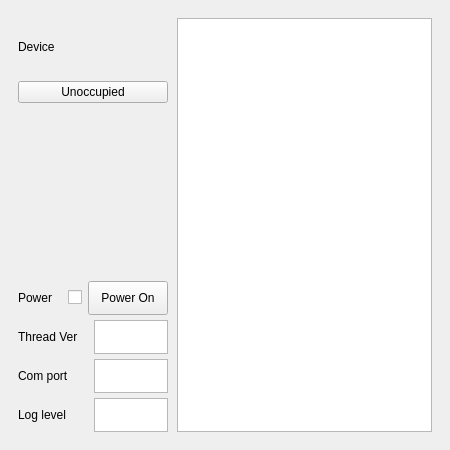
<?xml version="1.0" encoding="UTF-8"?>
<ui version="4.0">
 <class>MainWindow</class>
 <widget class="QMainWindow" name="MainWindow">
  <property name="geometry">
   <rect>
    <x>0</x>
    <y>0</y>
    <width>450</width>
    <height>450</height>
   </rect>
  </property>
  <property name="windowTitle">
   <string>MainWindow</string>
  </property>
  <widget class="QWidget" name="centralwidget">
   <layout class="QGridLayout" name="gridLayout" rowstretch="0" columnstretch="0">
    <property name="horizontalSpacing">
     <number>9</number>
    </property>
    <item row="0" column="0">
     <layout class="QHBoxLayout" name="horizontalLayout" stretch="2,0">
      <property name="spacing">
       <number>9</number>
      </property>
      <property name="leftMargin">
       <number>9</number>
      </property>
      <property name="topMargin">
       <number>9</number>
      </property>
      <property name="rightMargin">
       <number>9</number>
      </property>
      <property name="bottomMargin">
       <number>9</number>
      </property>
      <item>
       <layout class="QVBoxLayout" name="verticalLayout_3" stretch="2,1">
        <property name="spacing">
         <number>1</number>
        </property>
        <property name="leftMargin">
         <number>0</number>
        </property>
        <property name="topMargin">
         <number>0</number>
        </property>
        <property name="rightMargin">
         <number>0</number>
        </property>
       <item>
        <widget class="QStackedWidget" name="stackedWidget">
         <property name="currentIndex">
          <number>1</number>
         </property>
         <widget class="QWidget" name="page">
          <layout class="QVBoxLayout" name="verticalLayout_2">
           <property name="spacing">
            <number>6</number>
           </property>
           <property name="leftMargin">
            <number>0</number>
           </property>
           <property name="topMargin">
            <number>0</number>
           </property>
           <property name="rightMargin">
            <number>0</number>
           </property>
           <property name="bottomMargin">
            <number>6</number>
           </property>
           <item>
            <layout class="QVBoxLayout" name="verticalLayout" stretch="1">
             <item>
              <layout class="QVBoxLayout" name="verticalLayout_5" stretch="0,1,0,1">
               <item>
                <widget class="QLabel" name="QRcode">
                 <property name="minimumSize">
                  <size>
                   <width>150</width>
                   <height>150</height>
                  </size>
                 </property>
                 <property name="autoFillBackground">
                  <bool>true</bool>
                 </property>
                 <property name="text">
                  <string>QR</string>
                 </property>
                 <property name="alignment">
                  <set>Qt::AlignCenter</set>
                 </property>
                </widget>
               </item>
               <item>
                <widget class="QLabel" name="labelParingCode">
                 <property name="text">
                  <string>Paring Code</string>
                 </property>
                </widget>
               </item>
               <item>
                <widget class="QPlainTextEdit" name="plainTextEditPairingCode">
                 <property name="sizePolicy">
                  <sizepolicy hsizetype="Preferred" vsizetype="Preferred">
                   <horstretch>0</horstretch>
                   <verstretch>0</verstretch>
                  </sizepolicy>
                 </property>
                 <property name="maximumSize">
                  <size>
                   <width>16777215</width>
                   <height>34</height>
                  </size>
                 </property>
                </widget>
               </item>
               <item>
                <widget class="QProgressBar" name="progressBar">
                 <property name="sizePolicy">
                  <sizepolicy hsizetype="Preferred" vsizetype="Fixed">
                   <horstretch>0</horstretch>
                   <verstretch>0</verstretch>
                  </sizepolicy>
                 </property>
                 <property name="value">
                  <number>24</number>
                 </property>
                </widget>
               </item>
              </layout>
             </item>
            </layout>
           </item>
          </layout>
         </widget>
         <widget class="QWidget" name="page_2">
          <layout class="QVBoxLayout" name="verticalLayout_8">
           <property name="leftMargin">
            <number>0</number>
           </property>
           <property name="topMargin">
            <number>0</number>
           </property>
           <property name="rightMargin">
            <number>0</number>
           </property>
           <property name="bottomMargin">
            <number>6</number>
           </property>
           <item>
            <layout class="QVBoxLayout" name="verticalLayout_7" stretch="1,1,1">
             <item>
              <layout class="QVBoxLayout" name="verticalLayout_6" stretch="1,0">
               <item>
                <widget class="QLabel" name="labelDevicePicture">
                 <property name="sizePolicy">
                  <sizepolicy hsizetype="Preferred" vsizetype="Preferred">
                   <horstretch>0</horstretch>
                   <verstretch>0</verstretch>
                  </sizepolicy>
                 </property>
                 <property name="text">
                  <string>Device</string>
                 </property>
                </widget>
               </item>
               <item>
                <widget class="QPushButton" name="pushButtonStatus">
                 <property name="sizePolicy">
                  <sizepolicy hsizetype="Preferred" vsizetype="Preferred">
                   <horstretch>0</horstretch>
                   <verstretch>0</verstretch>
                  </sizepolicy>
                 </property>
                 <property name="text">
                  <string>Unoccupied</string>
                 </property>
                </widget>
               </item>
              </layout>
             </item>
             <item>
              <layout class="QHBoxLayout" name="horizontalLayout_5"/>
             </item>
             <item>
              <layout class="QHBoxLayout" name="horizontalLayout_4"/>
             </item>
            </layout>
           </item>
          </layout>
         </widget>
         <widget class="QWidget" name="page_3"/>
        </widget>
       </item>
       <item>
        <layout class="QVBoxLayout" name="verticalLayout_4" stretch="1,1,1,1">
         <property name="spacing">
          <number>5</number>
         </property>
         <item>
          <layout class="QHBoxLayout" name="horizontalLayout_9" stretch="1,1">
           <property name="spacing">
            <number>1</number>
           </property>
           <item>
            <layout class="QHBoxLayout" name="horizontalLayout_6" stretch="1,0,0">
             <item>
              <widget class="QLabel" name="labelPower">
               <property name="text">
                <string>Power</string>
               </property>
              </widget>
             </item>
             <item>
              <widget class="QCheckBox" name="chkbox_auto">
               <property name="toolTip">
                <string>&lt;html&gt;&lt;head/&gt;&lt;body&gt;&lt;p align=&quot;center&quot;&gt;&lt;span style=&quot; font-weight:600;&quot;&gt;If it is checked when Power On/Off,  auto-onboarding and auto-removing work&lt;/span&gt;&lt;/p&gt;&lt;/body&gt;&lt;/html&gt;</string>
               </property>
               <property name="text">
                <string/>
               </property>
              </widget>
             </item>
             <item>
              <spacer name="verticalSpacer">
               <property name="orientation">
                <enum>Qt::Vertical</enum>
               </property>
               <property name="sizeHint" stdset="0">
                <size>
                 <width>5</width>
                 <height>40</height>
                </size>
               </property>
              </spacer>
             </item>
            </layout>
           </item>
           <item>
            <widget class="QPushButton" name="pushButtonDevicePower">
             <property name="sizePolicy">
              <sizepolicy hsizetype="Preferred" vsizetype="Preferred">
               <horstretch>0</horstretch>
               <verstretch>0</verstretch>
              </sizepolicy>
             </property>
             <property name="minimumSize">
              <size>
               <width>0</width>
               <height>34</height>
              </size>
             </property>
             <property name="maximumSize">
              <size>
               <width>16777215</width>
               <height>16777215</height>
              </size>
             </property>
             <property name="text">
              <string>Power On</string>
             </property>
            </widget>
           </item>
          </layout>
         </item>
         <item>
          <layout class="QHBoxLayout" name="horizontalLayout_8" stretch="1,1">
           <property name="spacing">
            <number>2</number>
           </property>
           <item>
            <widget class="QLabel" name="labelThreadVersion">
             <property name="text">
              <string>Thread Ver</string>
             </property>
            </widget>
           </item>
           <item>
            <widget class="QPlainTextEdit" name="plainTextEditThreadVersion">
             <property name="sizePolicy">
              <sizepolicy hsizetype="Preferred" vsizetype="Ignored">
               <horstretch>0</horstretch>
               <verstretch>0</verstretch>
              </sizepolicy>
             </property>
             <property name="minimumSize">
              <size>
               <width>0</width>
               <height>34</height>
              </size>
             </property>
             <property name="maximumSize">
              <size>
               <width>16777215</width>
               <height>16777215</height>
              </size>
             </property>
            </widget>
           </item>
          </layout>
         </item>
         <item>
          <layout class="QHBoxLayout" name="horizontalLayout_7" stretch="1,1">
           <property name="spacing">
            <number>2</number>
           </property>
           <item>
            <widget class="QLabel" name="labelComport">
             <property name="text">
              <string>Com port</string>
             </property>
            </widget>
           </item>
           <item>
            <widget class="QPlainTextEdit" name="plainTextEditComport">
             <property name="sizePolicy">
              <sizepolicy hsizetype="Preferred" vsizetype="Ignored">
               <horstretch>0</horstretch>
               <verstretch>0</verstretch>
              </sizepolicy>
             </property>
             <property name="minimumSize">
              <size>
               <width>0</width>
               <height>34</height>
              </size>
             </property>
             <property name="maximumSize">
              <size>
               <width>16777215</width>
               <height>16777215</height>
              </size>
             </property>
            </widget>
           </item>
          </layout>
         </item>
         <item>
          <layout class="QHBoxLayout" name="horizontalLayout_3" stretch="1,1">
           <property name="spacing">
            <number>2</number>
           </property>
           <item>
            <widget class="QLabel" name="labelDebugLevel">
             <property name="text">
              <string>Log level</string>
             </property>
            </widget>
           </item>
           <item>
            <widget class="QPlainTextEdit" name="plainTextEditDebugLevel">
             <property name="sizePolicy">
              <sizepolicy hsizetype="Preferred" vsizetype="Ignored">
               <horstretch>0</horstretch>
               <verstretch>0</verstretch>
              </sizepolicy>
             </property>
             <property name="minimumSize">
              <size>
               <width>0</width>
               <height>34</height>
              </size>
             </property>
             <property name="maximumSize">
              <size>
               <width>16777215</width>
               <height>16777215</height>
              </size>
             </property>
            </widget>
           </item>
          </layout>
         </item>
        </layout>
       </item>
      </layout>
     </item>
     <item>
      <widget class="QTextBrowser" name="textBrowserLog">
       <property name="sizePolicy">
        <sizepolicy hsizetype="Preferred" vsizetype="Preferred">
         <horstretch>0</horstretch>
         <verstretch>0</verstretch>
        </sizepolicy>
       </property>
      </widget>
     </item>
    </layout>
   </item>
  </layout>
 </widget>
 </widget>
 <resources/>
 <connections/>
</ui>
